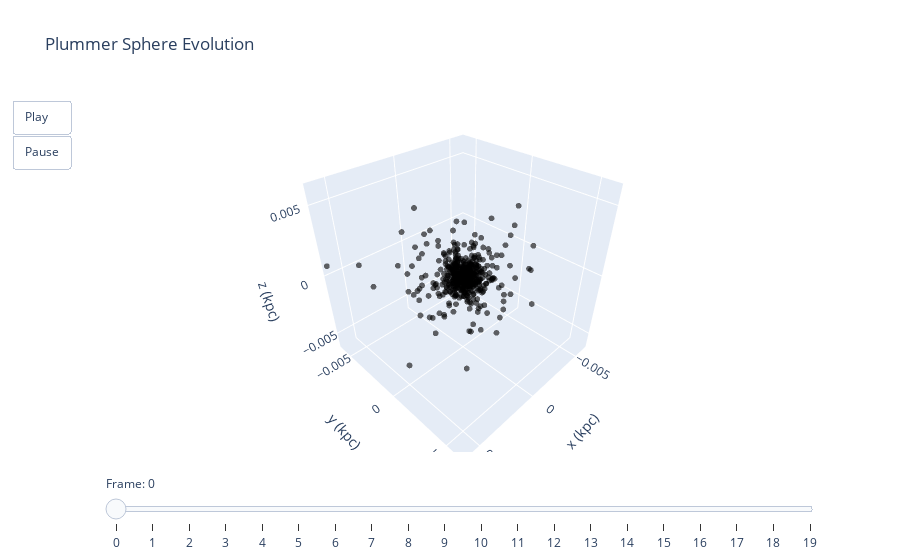

The notebook cell this image was saved under:
### Markdown cell above
# Animation

### Code cell
import plotly.graph_objects as go

# Get snapshots at regular intervals
n_frames = 20
frame_indices = np.linspace(0, len(sim.time) - 1, n_frames, dtype=int)

# Sample every nth particle
particle_step = 10

# Determine axis limits from all frames
all_coords = []
for idx in frame_indices:
    #snap = sim.pyn_snap(timestep=idx)
    all_coords.extend(sim.x(idx)[::particle_step].value)
    all_coords.extend(sim.y(idx)[::particle_step].value)
    all_coords.extend(sim.z(idx)[::particle_step].value)
max_range = max(abs(min(all_coords)), abs(max(all_coords))) * 0.05

# Create frames for animation
frames = []
for i, idx in enumerate(frame_indices):
    #snap = sim.pyn_snap(timestep=idx)
    x = sim.x(idx)[::particle_step].value
    y = sim.y(idx)[::particle_step].value
    z = sim.z(idx)[::particle_step].value
    
    frames.append(go.Frame(
        data=[go.Scatter3d(
            x=x, y=y, z=z,
            mode='markers',
            marker=dict(size=2, color='black', opacity=0.6)
        )],
        name=str(i)
    ))

# Initial data
# snap_init = sim.pyn_snap(timestep=0)
x0 = sim.x(0)[::particle_step].value
y0 = sim.y(0)[::particle_step].value
z0 = sim.z(0)[::particle_step].value

# Create figure
fig = go.Figure(
    data=[go.Scatter3d(
        x=x0, y=y0, z=z0,
        mode='markers',
        marker=dict(size=2, color='black', opacity=0.6)
    )],
    layout=go.Layout(
        title='Plummer Sphere Evolution',
        scene=dict(
            xaxis_title='x (kpc)',
            yaxis_title='y (kpc)',
            zaxis_title='z (kpc)',
            xaxis=dict(range=[-max_range, max_range]),
            yaxis=dict(range=[-max_range, max_range]),
            zaxis=dict(range=[-max_range, max_range]),
            aspectmode='cube'
        ),
        updatemenus=[dict(
            type='buttons',
            showactive=False,
            buttons=[
                dict(label='Play',
                     method='animate',
                     args=[None, dict(frame=dict(duration=100, redraw=True),
                                      fromcurrent=True, mode='immediate')]),
                dict(label='Pause',
                     method='animate',
                     args=[[None], dict(frame=dict(duration=0, redraw=False),
                                        mode='immediate')])
            ]
        )],
        sliders=[dict(
            steps=[dict(method='animate',
                        args=[[str(i)], dict(mode='immediate',
                                             frame=dict(duration=100, redraw=True))],
                        label=str(i)) for i in range(len(frames))],
            active=0,
            transition=dict(duration=0),
            currentvalue=dict(prefix='Frame: ')
        )]
    ),
    frames=frames
)

fig.show()

### Figure 1 — Plotly figure (JSON) as saved in the notebook; plotly's stock layout.template omitted (floating-point values rounded to 4 significant figures; data arrays with more than 128 entries replaced by an {"elided": "..."} marker saying what was removed)
{"data": [{"marker": {"color": "black", "opacity": 0.6, "size": 2}, "mode": "markers", "type": "scatter3d", "x": {"elided": "500 float values"}, "y": {"elided": "500 float values"}, "z": {"elided": "500 float values"}}], "layout": {"scene": {"aspectmode": "cube", "xaxis": {"range": [-0.006343, 0.006343], "title": {"text": "x (kpc)"}}, "yaxis": {"range": [-0.006343, 0.006343], "title": {"text": "y (kpc)"}}, "zaxis": {"range": [-0.006343, 0.006343], "title": {"text": "z (kpc)"}}}, "sliders": [{"active": 0, "currentvalue": {"prefix": "Frame: "}, "steps": [{"args": [["0"], {"frame": {"duration": 100, "redraw": true}, "mode": "immediate"}], "label": "0", "method": "animate"}, {"args": [["1"], {"frame": {"duration": 100, "redraw": true}, "mode": "immediate"}], "label": "1", "method": "animate"}, {"args": [["2"], {"frame": {"duration": 100, "redraw": true}, "mode": "immediate"}], "label": "2", "method": "animate"}, {"args": [["3"], {"frame": {"duration": 100, "redraw": true}, "mode": "immediate"}], "label": "3", "method": "animate"}, {"args": [["4"], {"frame": {"duration": 100, "redraw": true}, "mode": "immediate"}], "label": "4", "method": "animate"}, {"args": [["5"], {"frame": {"duration": 100, "redraw": true}, "mode": "immediate"}], "label": "5", "method": "animate"}, {"args": [["6"], {"frame": {"duration": 100, "redraw": true}, "mode": "immediate"}], "label": "6", "method": "animate"}, {"args": [["7"], {"frame": {"duration": 100, "redraw": true}, "mode": "immediate"}], "label": "7", "method": "animate"}, {"args": [["8"], {"frame": {"duration": 100, "redraw": true}, "mode": "immediate"}], "label": "8", "method": "animate"}, {"args": [["9"], {"frame": {"duration": 100, "redraw": true}, "mode": "immediate"}], "label": "9", "method": "animate"}, {"args": [["10"], {"frame": {"duration": 100, "redraw": true}, "mode": "immediate"}], "label": "10", "method": "animate"}, {"args": [["11"], {"frame": {"duration": 100, "redraw": true}, "mode": "immediate"}], "label": "11", "method": "animate"}, {"args": [["12"], {"frame": {"duration": 100, "redraw": true}, "mode": "immediate"}], "label": "12", "method": "animate"}, {"args": [["13"], {"frame": {"duration": 100, "redraw": true}, "mode": "immediate"}], "label": "13", "method": "animate"}, {"args": [["14"], {"frame": {"duration": 100, "redraw": true}, "mode": "immediate"}], "label": "14", "method": "animate"}, {"args": [["15"], {"frame": {"duration": 100, "redraw": true}, "mode": "immediate"}], "label": "15", "method": "animate"}, {"args": [["16"], {"frame": {"duration": 100, "redraw": true}, "mode": "immediate"}], "label": "16", "method": "animate"}, {"args": [["17"], {"frame": {"duration": 100, "redraw": true}, "mode": "immediate"}], "label": "17", "method": "animate"}, {"args": [["18"], {"frame": {"duration": 100, "redraw": true}, "mode": "immediate"}], "label": "18", "method": "animate"}, {"args": [["19"], {"frame": {"duration": 100, "redraw": true}, "mode": "immediate"}], "label": "19", "method": "animate"}], "transition": {"duration": 0}}], "title": {"text": "Plummer Sphere Evolution"}, "updatemenus": [{"buttons": [{"args": [null, {"frame": {"duration": 100, "redraw": true}, "fromcurrent": true, "mode": "immediate"}], "label": "Play", "method": "animate"}, {"args": [[null], {"frame": {"duration": 0, "redraw": false}, "mode": "immediate"}], "label": "Pause", "method": "animate"}], "showactive": false, "type": "buttons"}]}}
